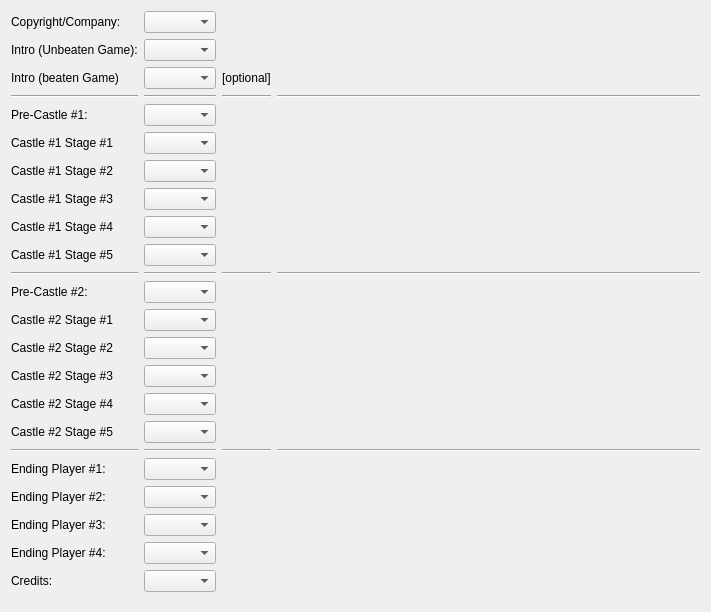
<?xml version="1.0" encoding="UTF-8"?>
<ui version="4.0">
 <class>GameScenes</class>
 <widget class="QWidget" name="GameScenes">
  <property name="geometry">
   <rect>
    <x>0</x>
    <y>0</y>
    <width>711</width>
    <height>612</height>
   </rect>
  </property>
  <property name="windowTitle">
   <string>Form</string>
  </property>
  <layout class="QGridLayout" name="gridLayout">
   <item row="11" column="2">
    <widget class="Line" name="line_4">
     <property name="orientation">
      <enum>Qt::Horizontal</enum>
     </property>
    </widget>
   </item>
   <item row="11" column="1">
    <widget class="Line" name="line_2">
     <property name="orientation">
      <enum>Qt::Horizontal</enum>
     </property>
    </widget>
   </item>
   <item row="11" column="3">
    <widget class="Line" name="line_3">
     <property name="orientation">
      <enum>Qt::Horizontal</enum>
     </property>
    </widget>
   </item>
   <item row="4" column="2">
    <widget class="Line" name="line_7">
     <property name="orientation">
      <enum>Qt::Horizontal</enum>
     </property>
    </widget>
   </item>
   <item row="4" column="1">
    <widget class="Line" name="line_6">
     <property name="orientation">
      <enum>Qt::Horizontal</enum>
     </property>
    </widget>
   </item>
   <item row="23" column="0">
    <widget class="QLabel" name="label_18">
     <property name="text">
      <string>Credits:</string>
     </property>
    </widget>
   </item>
   <item row="4" column="0">
    <widget class="Line" name="line_5">
     <property name="orientation">
      <enum>Qt::Horizontal</enum>
     </property>
    </widget>
   </item>
   <item row="18" column="3">
    <widget class="Line" name="line_12">
     <property name="orientation">
      <enum>Qt::Horizontal</enum>
     </property>
    </widget>
   </item>
   <item row="14" column="1">
    <widget class="QComboBox" name="castle2_stage2_combo"/>
   </item>
   <item row="18" column="0">
    <widget class="Line" name="line_9">
     <property name="orientation">
      <enum>Qt::Horizontal</enum>
     </property>
    </widget>
   </item>
   <item row="18" column="1">
    <widget class="Line" name="line_10">
     <property name="orientation">
      <enum>Qt::Horizontal</enum>
     </property>
    </widget>
   </item>
   <item row="18" column="2">
    <widget class="Line" name="line_11">
     <property name="orientation">
      <enum>Qt::Horizontal</enum>
     </property>
    </widget>
   </item>
   <item row="15" column="1">
    <widget class="QComboBox" name="castle2_stage3_combo"/>
   </item>
   <item row="16" column="1">
    <widget class="QComboBox" name="castle2_stage4_combo"/>
   </item>
   <item row="4" column="3">
    <widget class="Line" name="line_8">
     <property name="orientation">
      <enum>Qt::Horizontal</enum>
     </property>
    </widget>
   </item>
   <item row="13" column="1">
    <widget class="QComboBox" name="castle2_stage1_combo"/>
   </item>
   <item row="23" column="1">
    <widget class="QComboBox" name="ending_credits_combo"/>
   </item>
   <item row="17" column="1">
    <widget class="QComboBox" name="castle2_stage5_combo"/>
   </item>
   <item row="21" column="0">
    <widget class="QLabel" name="label_20">
     <property name="text">
      <string>Ending Player #3:</string>
     </property>
    </widget>
   </item>
   <item row="20" column="0">
    <widget class="QLabel" name="label_19">
     <property name="text">
      <string>Ending Player #2:</string>
     </property>
    </widget>
   </item>
   <item row="19" column="0">
    <widget class="QLabel" name="label_2">
     <property name="text">
      <string>Ending Player #1:</string>
     </property>
    </widget>
   </item>
   <item row="19" column="1">
    <widget class="QComboBox" name="ending_player1_combo"/>
   </item>
   <item row="1" column="1">
    <widget class="QComboBox" name="company_combo"/>
   </item>
   <item row="1" column="0">
    <widget class="QLabel" name="label_3">
     <property name="text">
      <string>Copyright/Company:</string>
     </property>
    </widget>
   </item>
   <item row="2" column="3">
    <spacer name="horizontalSpacer">
     <property name="orientation">
      <enum>Qt::Horizontal</enum>
     </property>
     <property name="sizeHint" stdset="0">
      <size>
       <width>40</width>
       <height>20</height>
      </size>
     </property>
    </spacer>
   </item>
   <item row="2" column="0">
    <widget class="QLabel" name="label">
     <property name="text">
      <string>Intro (Unbeaten Game):</string>
     </property>
    </widget>
   </item>
   <item row="2" column="1">
    <widget class="QComboBox" name="intro_combo"/>
   </item>
   <item row="24" column="0">
    <spacer name="verticalSpacer">
     <property name="orientation">
      <enum>Qt::Vertical</enum>
     </property>
     <property name="sizeHint" stdset="0">
      <size>
       <width>20</width>
       <height>40</height>
      </size>
     </property>
    </spacer>
   </item>
   <item row="5" column="1">
    <widget class="QComboBox" name="pre_castle1_combo"/>
   </item>
   <item row="5" column="0">
    <widget class="QLabel" name="label_4">
     <property name="text">
      <string>Pre-Castle #1:</string>
     </property>
    </widget>
   </item>
   <item row="7" column="0">
    <widget class="QLabel" name="label_8">
     <property name="text">
      <string>Castle #1 Stage #2</string>
     </property>
    </widget>
   </item>
   <item row="8" column="0">
    <widget class="QLabel" name="label_9">
     <property name="text">
      <string>Castle #1 Stage #3</string>
     </property>
    </widget>
   </item>
   <item row="13" column="0">
    <widget class="QLabel" name="label_13">
     <property name="text">
      <string>Castle #2 Stage #1</string>
     </property>
    </widget>
   </item>
   <item row="10" column="0">
    <widget class="QLabel" name="label_11">
     <property name="text">
      <string>Castle #1 Stage #5</string>
     </property>
    </widget>
   </item>
   <item row="9" column="0">
    <widget class="QLabel" name="label_10">
     <property name="text">
      <string>Castle #1 Stage #4</string>
     </property>
    </widget>
   </item>
   <item row="12" column="0">
    <widget class="QLabel" name="label_12">
     <property name="text">
      <string>Pre-Castle #2:</string>
     </property>
    </widget>
   </item>
   <item row="14" column="0">
    <widget class="QLabel" name="label_14">
     <property name="text">
      <string>Castle #2 Stage #2</string>
     </property>
    </widget>
   </item>
   <item row="15" column="0">
    <widget class="QLabel" name="label_15">
     <property name="text">
      <string>Castle #2 Stage #3</string>
     </property>
    </widget>
   </item>
   <item row="7" column="1">
    <widget class="QComboBox" name="castle1_stage2_combo"/>
   </item>
   <item row="16" column="0">
    <widget class="QLabel" name="label_16">
     <property name="text">
      <string>Castle #2 Stage #4</string>
     </property>
    </widget>
   </item>
   <item row="6" column="1">
    <widget class="QComboBox" name="castle1_stage1_combo"/>
   </item>
   <item row="8" column="1">
    <widget class="QComboBox" name="castle1_stage3_combo"/>
   </item>
   <item row="17" column="0">
    <widget class="QLabel" name="label_17">
     <property name="text">
      <string>Castle #2 Stage #5</string>
     </property>
    </widget>
   </item>
   <item row="9" column="1">
    <widget class="QComboBox" name="castle1_stage4_combo"/>
   </item>
   <item row="10" column="1">
    <widget class="QComboBox" name="castle1_stage5_combo"/>
   </item>
   <item row="12" column="1">
    <widget class="QComboBox" name="pre_castle2_combo"/>
   </item>
   <item row="11" column="0">
    <widget class="Line" name="line">
     <property name="orientation">
      <enum>Qt::Horizontal</enum>
     </property>
    </widget>
   </item>
   <item row="3" column="0">
    <widget class="QLabel" name="label_5">
     <property name="text">
      <string>Intro (beaten Game)</string>
     </property>
    </widget>
   </item>
   <item row="3" column="1">
    <widget class="QComboBox" name="intro_beaten_combo"/>
   </item>
   <item row="3" column="2">
    <widget class="QLabel" name="label_6">
     <property name="text">
      <string>[optional]</string>
     </property>
    </widget>
   </item>
   <item row="6" column="0">
    <widget class="QLabel" name="label_7">
     <property name="text">
      <string>Castle #1 Stage #1</string>
     </property>
    </widget>
   </item>
   <item row="22" column="0">
    <widget class="QLabel" name="label_21">
     <property name="text">
      <string>Ending Player #4:</string>
     </property>
    </widget>
   </item>
   <item row="20" column="1">
    <widget class="QComboBox" name="ending_player2_combo"/>
   </item>
   <item row="21" column="1">
    <widget class="QComboBox" name="ending_player3_combo"/>
   </item>
   <item row="22" column="1">
    <widget class="QComboBox" name="ending_player4_combo"/>
   </item>
  </layout>
 </widget>
 <resources/>
 <connections/>
</ui>
